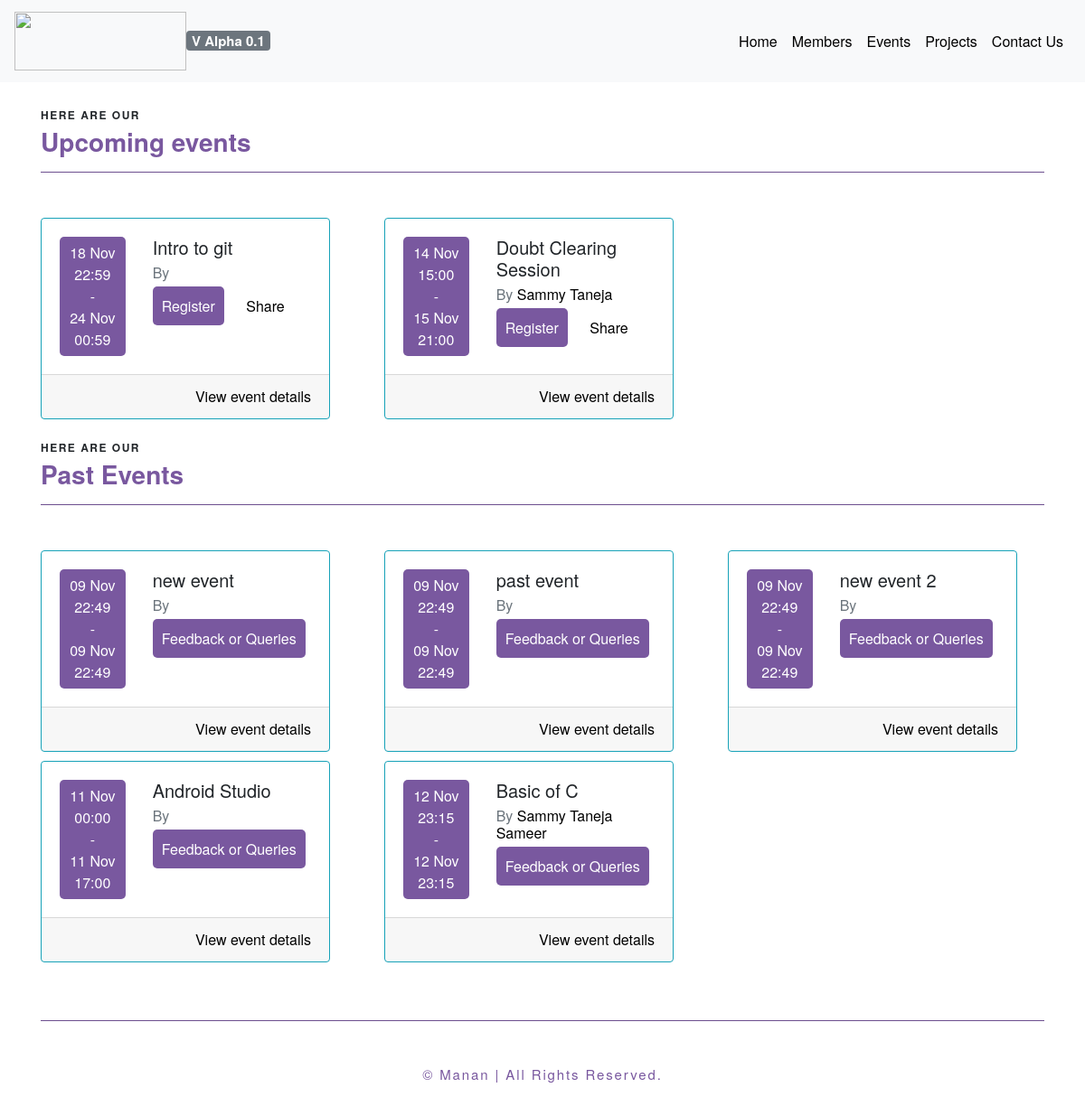
Screenshot of /events/ with the database file from the repository.
### main/models.py (models this page shows, shortened)
class Event(models.Model):
    description = models.TextField(blank=True, null=True)
    title = models.CharField(max_length=500)
    host = models.ManyToManyField(User)
    venue = models.CharField(max_length=100)
    fee = models.IntegerField(default=0)
    rules = models.TextField(blank=True, null=True)
    prerequistes = models.TextField(blank=True, null=True)
    start_date = models.DateField(default=datetime.date.today,auto_now=False,auto_now_add=False)
    end_date = models.DateField(default=datetime.date.today,auto_now=False,auto_now_add=False)
    start_time = models.TimeField(default=datetime.datetime.now().time(),auto_now=False,auto_now_add=False)
    end_time = models.TimeField(default=datetime.datetime.now().time(),auto_now=False,auto_now_add=False)

class Profile(models.Model):
    user = models.OneToOneField(User, on_delete=models.CASCADE)
    email = models.EmailField(blank=True)
    fname = models.CharField(max_length=100, blank=True)
    lname = models.CharField(max_length=100, blank=True)
    github = models.CharField(max_length=100, blank=True)
    batch = models.IntegerField(default=2017)
    facebook = models.CharField(max_length=100, blank=True)
    linkedin = models.CharField(max_length=100, blank=True)
    twitter = models.CharField(max_length=100, blank=True)

### main/views.py (the view)
# urls.py: url(r'^events/$',event_list_view,name="events-list"),
def event_list_view(request):
	obj = Event.objects.all()
	past = []
	future = []
	for x in obj :
		if x.end_date <datetime.date.today():
			past.append(x)
		elif x.end_date ==datetime.date.today() and x.end_time < datetime.datetime.now().time():
			past.append(x)
		else :
			future.append(x)
	return render(request,'events.html',{'past':past,'future':future})

### main/templates/events.html (shortened to what this page needs)
<!doctype html>
<html lang="en">
<head>
  <link rel="stylesheet" href="https://maxcdn.bootstrapcdn.com/bootstrap/4.0.0-beta.2/css/bootstrap.min.css">
</head>
<body style="background-color: #fff">
  <nav class="navbar fixed-top navbar-expand-lg bg-light" style="background-color: #fff;">
    <a class="navbar-brand" href="/">
      <img src="https://s3.amazonaws.com/aws-website-manan-y6eya/manan/manan-logo.png" width="190" height="65"><span class="badge badge-secondary">V Alpha 0.1</span>
    </a>
    <div class="collapse navbar-collapse justify-content-end" id="navbarSupportedContent">
      <ul class="navbar-nav justify-content-end">
        <li class="nav-item active">
          <a class="nav-link" href="/">Home <span class="sr-only">(current)</span></a>
        </li>
        <li class="nav-item">
          <a class="nav-link" href="/members">Members</a>
        </li>
        <li class="nav-item">
          <a class="nav-link" href="/events/">Events</a>
        </li>
        <li class="nav-item">
          <a class="nav-link" href="/projects/">Projects</a>
        </li>
        <li class="nav-item">
          <a class="nav-link" href="/contact/">Contact Us</a>
        </li>
      </ul>
    </div>
  </nav>
  <div class="container">
    <br/><br/><br/><br/>
    <div class="row">
      <div class="col-lg-12"><br/>
        <p class="txxt-head">Here are our</p>
        <h3 class="txxt-body">Upcoming events</h3>
        <hr style="background-color: #79589F">
        <br/>
      </div>
    </div>
    <div class="row">
      {% for x in future %}
      <div class="col-lg-4" style="margin-top: 10px;">
        <div class="card border-info" style="width: 20rem;">
          <div class="card-body">
            <div class="row">
              <div class="col-lg-4">
                <div class="container text-center" style="padding:6px;background-color:#79589F;color:#fff;border-radius:5px; ">
                  {{ x.start_date|date:"d M " }}{{ x.start_time|time:"H:i" }}
                  <br/>
                  -
                  <br/>
                  {{ x.end_date|date:"d M" }} {{ x.end_time|time:"H:i" }}
                </div>
              </div>
              <div class="col-lg-8">
                <h5 class="card-title">{{x.title}}</h5>
                <h6 class="card-subtitle mb-2 text-muted">By
                {% for y in x.host.all %}
                <a href="/member/{{y.username}}">{{y.profile.fname}} {{y.profile.lname}}</a>
                {% endfor %}
                </h6>
                <a href="#" class="card-link"  style="padding:10px;background-color:#79589F;color:#fff;border-radius:5px; " data-toggle="modal" data-target="#registerModal" data-eventid="{{x.pk}}"  data-eventname="{{x.title}}">Register</a>
                <a href="#" class="card-link">Share</a>
              </div>
            </div>
          </div>
          <div class="card-footer">
            <a href="/event/detail/{{x.pk}}" class=" float-right">View event details</a>
          </div>
        </div>
      </div>
      {% endfor %}
    </div>
    <br/>
    <div class="row">
      <div class="col-lg-12">
        <p class="txxt-head">Here are our</p>
        <h3 class="txxt-body">Past Events</h3>
        <hr style="background-color: #79589F">
        <br/>
      </div>
    </div>
    <div class="row">
      {% for x in past %}
      <div class="col-lg-4" style="margin-top: 10px;">
        <div class="card border-info" style="width: 20rem;">
          <div class="card-body">
            <div class="row">
              <div class="col-lg-4">
                <div class="container text-center" style="padding:6px;background-color:#79589F;color:#fff;border-radius:5px; ">
                  {{ x.start_date|date:"d M" }} {{ x.start_time|time:"H:i" }}<br/>  -  <br/>{{ x.end_date|date:"d M" }} {{ x.end_time|time:"H:i" }}
                </div>
              </div>
              <div class="col-lg-8">
                <h5 class="card-title">{{x.title}}</h5>
                <h6 class="card-subtitle mb-2 text-muted">By
                {% for y in x.host.all %}
                <a href="/member/{{y.username}}">{{y.profile.fname}} {{y.profile.lname}}</a>
                {% endfor %}
                </h6>
                <a href="/event/detail/{{x.pk}}" class="card-link"  style="padding:10px;background-color:#79589F;color:#fff;border-radius:5px; ">Feedback or Queries</a>
              </div>
            </div>
          </div>
          <div class="card-footer">
            <a href="/event/detail/{{x.pk}}" class=" float-right">View event details</a>
          </div>
        </div>
      </div>
      {% endfor %}
    </div>
    <br/><br/>
    <hr style="background-color: #79589F">
  </div>
  <br/>
  <footer class="txxt-tail text-center">
    <p style="color:#79589F;padding-top: 10px;">&copy; Manan | All Rights Reserved.</p>
  </footer>
</body>
</html>

### main/templates/events.html (style rules this page uses)
body { font-family: "BentonSans", "Helvetica Neue", sans-serif; }
a { color: #000; }
.txxt-head { margin-bottom: 20px; font-size: 12px; font-weight: bold; text-transform: uppercase; letter-spacing: .125em; margin: 0 0 .5em 0; line-height: 1.2; }
.txxt-body { color:#79589F; font-weight: bold; margin: 0 0 .5em 0; line-height: 1.2; }
.txxt-tail { margin-bottom: 20px; font-size: 15px; letter-spacing: .125em; margin: 0 0 .5em 0; line-height: 1.2; }

### rows the page displays
Event: start_date "18 Nov", start_time "22:59", end_date "24 Nov", end_time "00:59", title "Intro to git"
Event: start_date "14 Nov", start_time "15:00", end_date "15 Nov", end_time "21:00", title "Doubt Clearing Session"
Event: start_date "09 Nov", start_time "22:49", end_date "09 Nov", end_time "22:49", title "new event"
Event: start_date "09 Nov", start_time "22:49", end_date "09 Nov", end_time "22:49", title "past event"
Event: start_date "09 Nov", start_time "22:49", end_date "09 Nov", end_time "22:49", title "new event 2"
Event: start_date "11 Nov", start_time "00:00", end_date "11 Nov", end_time "17:00", title "Android Studio"
Event: start_date "12 Nov", start_time "23:15", end_date "12 Nov", end_time "23:15", title "Basic of C"

### other values shown
{{ y.profile.fname }} "Sammy"
{{ y.profile.lname }} "Taneja"
{{ y.profile.fname }} "Sameer"
